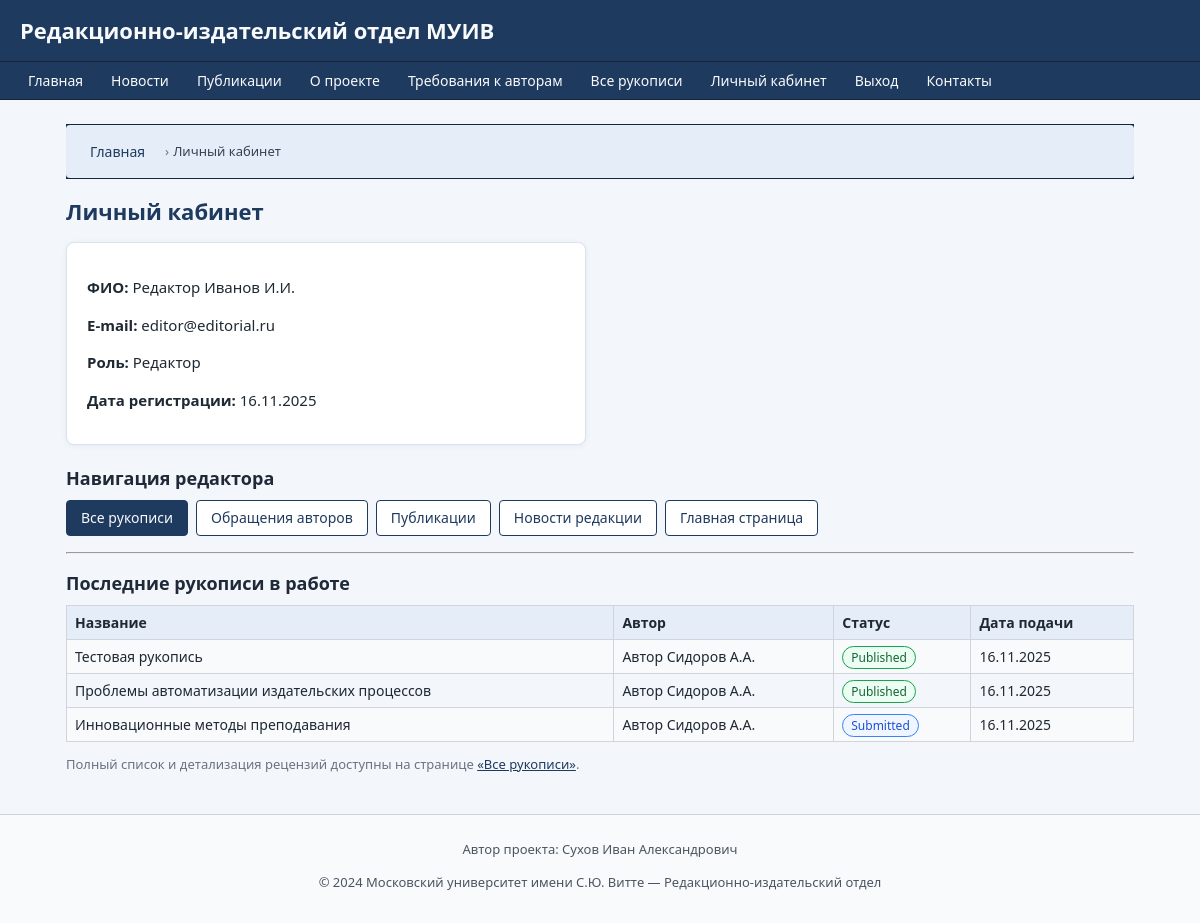
The app's page /lk (signed in), older data.
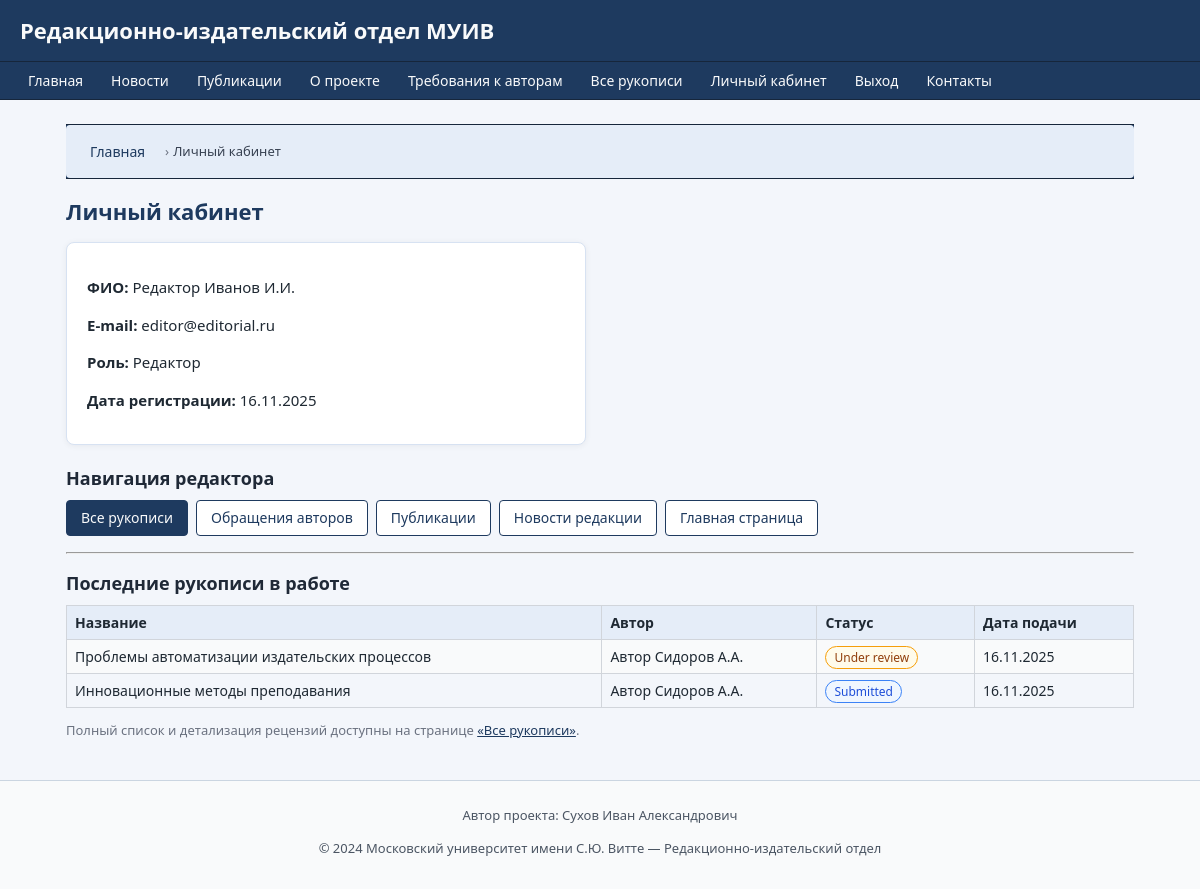
The same page, newer data.
### models.py (models this page shows)
class Manuscript(db.Model):
    __tablename__ = 'manuscripts'
    id = db.Column(db.Integer, primary_key=True)
    title = db.Column(db.String(256), nullable=False)
    description = db.Column(db.Text)
    file_path = db.Column(db.String(256), nullable=False)
    status = db.Column(db.String(32), nullable=False, default='submitted')
    created_at = db.Column(db.DateTime, default=datetime.utcnow)
    updated_at = db.Column(db.DateTime, default=datetime.utcnow, onupdate=datetime.utcnow)
    author_id = db.Column(db.Integer, db.ForeignKey('users.id'), nullable=False)
    publication_id = db.Column(db.Integer, db.ForeignKey('publications.id'), nullable=True)
    reviews = db.relationship('Review', backref='manuscript', lazy=True)
    history = db.relationship('ManuscriptHistory',
                              backref='manuscript',
                              lazy=True,
                              order_by='ManuscriptHistory.created_at')

class User(db.Model):
    __tablename__ = 'users'
    id = db.Column(db.Integer, primary_key=True)
    full_name = db.Column(db.String(128), nullable=False)
    email = db.Column(db.String(128), unique=True, nullable=False)
    password_hash = db.Column(db.String(128), nullable=False)
    role = db.Column(db.String(32), nullable=False)  # author, staff, reviewer, admin
    registered_at = db.Column(db.DateTime, default=datetime.utcnow)
    is_blocked = db.Column(db.Boolean, default=False)
    manuscripts = db.relationship('Manuscript', backref='author', lazy=True)
    reviews_made = db.relationship('Review', foreign_keys='Review.reviewer_id',
                                   backref='reviewer_user', lazy=True)
    messages_sent = db.relationship('Message', backref='sender', lazy=True)
    history_entries = db.relationship('ManuscriptHistory',
                                      backref='actor',
                                      lazy=True,
                                      foreign_keys='ManuscriptHistory.actor_id')

### routes.py (the view, shortened to what this page needs)
@routes.route('/lk')
@login_required()
def lk():
    user = current_user()
    author_manuscripts = []
    reviewer_reviews = []
    staff_manuscripts = []
    admin_stats = {}
    if user.role == 'author':
        author_manuscripts = Manuscript.query.filter_by(author_id=user.id).order_by(Manuscript.created_at.desc()).all()
    elif user.role == 'reviewer':
        reviewer_reviews = Review.query.filter_by(reviewer_id=user.id).order_by(Review.created_at.desc()).all()
    elif user.role == 'staff':
        staff_manuscripts = Manuscript.query.order_by(Manuscript.created_at.desc()).limit(20).all()
    return render_template(
        'auth/profile.html',  # здесь будет универсальный ЛК
        user=user,
        author_manuscripts=author_manuscripts,
        reviewer_reviews=reviewer_reviews,
        staff_manuscripts=staff_manuscripts,
        admin_stats=admin_stats,
        breadcrumbs=[
            ("Главная", url_for('routes.index')),
            ("Личный кабинет", None)
        ]
    )

### routes.py (called while the page is built)
def current_user():
    uid = session.get('user_id')
    if uid:
        return User.query.get(uid)
    return None

def login_required(role=None):
    def wrapper(f):
        from functools import wraps
        @wraps(f)
        def decorated_function(*args, **kwargs):
            user = current_user()
            if not user:
                flash("Для доступа требуется вход.", "warning")
                return redirect(url_for('routes.login'))
            if role and user.role != role:
                flash("Недостаточно прав.", "danger")
                return redirect(url_for('routes.index'))
            return f(*args, **kwargs)
        return decorated_function
    return wrapper

### templates/auth/profile.html (shortened to what this page needs)
{% extends "base.html" %}
{% block content %}
<h2>Личный кабинет</h2>
<div class="card" style="max-width: 520px; margin-bottom: 20px;">
    <p><b>ФИО:</b> {{ user.full_name }}</p>
    <p><b>E-mail:</b> {{ user.email }}</p>
    <p><b>Роль:</b>
        {% if user.role == 'author' %}
            Автор
        {% elif user.role == 'staff' %}
            Редактор
        {% elif user.role == 'reviewer' %}
            Рецензент
        {% elif user.role == 'admin' %}
            Администратор
        {% else %}
            {{ user.role }}
        {% endif %}
    </p>
    <p><b>Дата регистрации:</b> {{ user.registered_at.strftime('%d.%m.%Y') if user.registered_at else '' }}</p>
</div>
{% if user.role == 'staff' %}
    <h3>Навигация редактора</h3>
    <div class="lk-actions-grid">
        <a class="btn btn-primary" href="{{ url_for('routes.manuscript_list') }}">Все рукописи</a>
        <a class="btn btn-outline" href="{{ url_for('routes.contact') }}">Обращения авторов</a>
        <a class="btn btn-outline" href="{{ url_for('routes.publications') }}">Публикации</a>
        <a class="btn btn-outline" href="{{ url_for('routes.news') }}">Новости редакции</a>
        <a class="btn btn-outline" href="{{ url_for('routes.index') }}">Главная страница</a>
    </div>
    <hr>
    <h3>Последние рукописи в работе</h3>
    {% if staff_manuscripts %}
        <table class="table-striped">
            <tr>
                <th>Название</th>
                <th>Автор</th>
                <th>Статус</th>
                <th>Дата подачи</th>
            </tr>
            {% for m in staff_manuscripts %}
            <tr>
                <td>{{ m.title }}</td>
                <td>{{ m.author.full_name if m.author else "-" }}</td>
                <td>
                    <span class="manuscript-status status-{{ m.status }}">
                        {{ m.status|replace('_', ' ')|capitalize }}
                    </span>
                </td>
                <td>{{ m.created_at.strftime('%d.%m.%Y') if m.created_at else '' }}</td>
            </tr>
            {% endfor %}
        </table>
        <p class="hint">
            Полный список и детализация рецензий доступны на странице
            <a href="{{ url_for('routes.manuscript_list') }}">«Все рукописи»</a>.
        </p>
    {% else %}
        <p>Рукописи для обработки пока не найдены.</p>
    {% endif %}
{% endif %}
{% endblock %}

Row changes from the older to the newer data that the page shows:
removed Manuscript: title "Тестовая рукопись", author "Автор Сидоров А.А.", status "Published", created_at "16.11.2025"
changed Manuscript "Проблемы автоматизации издательских процессов": status "Published" → "Under review"
